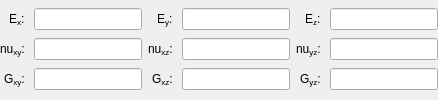
                   <widget class="QWidget" name="Orthotropic">
                    <layout class="QGridLayout" name="gridLayout_2">
                     <property name="leftMargin">
                      <number>0</number>
                     </property>
                     <property name="topMargin">
                      <number>0</number>
                     </property>
                     <property name="rightMargin">
                      <number>0</number>
                     </property>
                     <property name="bottomMargin">
                      <number>0</number>
                     </property>
                     <property name="horizontalSpacing">
                      <number>6</number>
                     </property>
                     <property name="verticalSpacing">
                      <number>0</number>
                     </property>
                     <item row="2" column="8">
                      <widget class="QLineEdit" name="INNUyz"/>
                     </item>
                     <item row="3" column="1" alignment="Qt::AlignmentFlag::AlignRight">
                      <widget class="QLabel" name="LGxy">
                       <property name="text">
                        <string>&lt;html&gt;&lt;head/&gt;&lt;body&gt;&lt;p&gt;G&lt;span style=&quot; vertical-align:sub;&quot;&gt;xy&lt;/span&gt;: &lt;/p&gt;&lt;/body&gt;&lt;/html&gt;</string>
                       </property>
                      </widget>
                     </item>
                     <item row="3" column="2">
                      <widget class="QLineEdit" name="INGxy"/>
                     </item>
                     <item row="0" column="5">
                      <widget class="QLineEdit" name="INEy"/>
                     </item>
                     <item row="0" column="1" alignment="Qt::AlignmentFlag::AlignRight">
                      <widget class="QLabel" name="LEx">
                       <property name="text">
                        <string>&lt;html&gt;&lt;head/&gt;&lt;body&gt;&lt;p&gt;E&lt;span style=&quot; vertical-align:sub;&quot;&gt;x&lt;/span&gt;: &lt;/p&gt;&lt;/body&gt;&lt;/html&gt;</string>
                       </property>
                      </widget>
                     </item>
                     <item row="2" column="7" alignment="Qt::AlignmentFlag::AlignRight">
                      <widget class="QLabel" name="LNUyz">
                       <property name="text">
                        <string>&lt;html&gt;&lt;head/&gt;&lt;body&gt;&lt;p&gt;nu&lt;span style=&quot; vertical-align:sub;&quot;&gt;yz&lt;/span&gt;: &lt;/p&gt;&lt;/body&gt;&lt;/html&gt;</string>
                       </property>
                      </widget>
                     </item>
                     <item row="3" column="7" alignment="Qt::AlignmentFlag::AlignRight">
                      <widget class="QLabel" name="LGyz">
                       <property name="text">
                        <string>&lt;html&gt;&lt;head/&gt;&lt;body&gt;&lt;p&gt;G&lt;span style=&quot; vertical-align:sub;&quot;&gt;yz&lt;/span&gt;: &lt;/p&gt;&lt;/body&gt;&lt;/html&gt;</string>
                       </property>
                      </widget>
                     </item>
                     <item row="0" column="4" alignment="Qt::AlignmentFlag::AlignRight">
                      <widget class="QLabel" name="LEy">
                       <property name="text">
                        <string>&lt;html&gt;&lt;head/&gt;&lt;body&gt;&lt;p&gt;E&lt;span style=&quot; vertical-align:sub;&quot;&gt;y&lt;/span&gt;: &lt;/p&gt;&lt;/body&gt;&lt;/html&gt;</string>
                       </property>
                      </widget>
                     </item>
                     <item row="0" column="7" alignment="Qt::AlignmentFlag::AlignRight">
                      <widget class="QLabel" name="LEz">
                       <property name="text">
                        <string>&lt;html&gt;&lt;head/&gt;&lt;body&gt;&lt;p&gt;E&lt;span style=&quot; vertical-align:sub;&quot;&gt;z&lt;/span&gt;: &lt;/p&gt;&lt;/body&gt;&lt;/html&gt;</string>
                       </property>
                      </widget>
                     </item>
                     <item row="3" column="4" alignment="Qt::AlignmentFlag::AlignRight">
                      <widget class="QLabel" name="LGxz">
                       <property name="text">
                        <string>&lt;html&gt;&lt;head/&gt;&lt;body&gt;&lt;p&gt;G&lt;span style=&quot; vertical-align:sub;&quot;&gt;xz&lt;/span&gt;: &lt;/p&gt;&lt;/body&gt;&lt;/html&gt;</string>
                       </property>
                      </widget>
                     </item>
                     <item row="2" column="4" alignment="Qt::AlignmentFlag::AlignRight">
                      <widget class="QLabel" name="LNUxz">
                       <property name="text">
                        <string>&lt;html&gt;&lt;head/&gt;&lt;body&gt;&lt;p&gt;nu&lt;span style=&quot; vertical-align:sub;&quot;&gt;xz&lt;/span&gt;: &lt;/p&gt;&lt;/body&gt;&lt;/html&gt;</string>
                       </property>
                      </widget>
                     </item>
                     <item row="2" column="2">
                      <widget class="QLineEdit" name="INNUxy"/>
                     </item>
                     <item row="0" column="8">
                      <widget class="QLineEdit" name="INEz"/>
                     </item>
                     <item row="2" column="1" alignment="Qt::AlignmentFlag::AlignRight">
                      <widget class="QLabel" name="LNUxy">
                       <property name="text">
                        <string>&lt;html&gt;&lt;head/&gt;&lt;body&gt;&lt;p&gt;nu&lt;span style=&quot; vertical-align:sub;&quot;&gt;xy&lt;/span&gt;: &lt;/p&gt;&lt;/body&gt;&lt;/html&gt;</string>
                       </property>
                      </widget>
                     </item>
                     <item row="3" column="8">
                      <widget class="QLineEdit" name="INGyz"/>
                     </item>
                     <item row="0" column="2">
                      <widget class="QLineEdit" name="INEx"/>
                     </item>
                     <item row="3" column="5">
                      <widget class="QLineEdit" name="INGxz"/>
                     </item>
                     <item row="2" column="5">
                      <widget class="QLineEdit" name="INNUxz"/>
                     </item>
                    </layout>
                   </widget>
